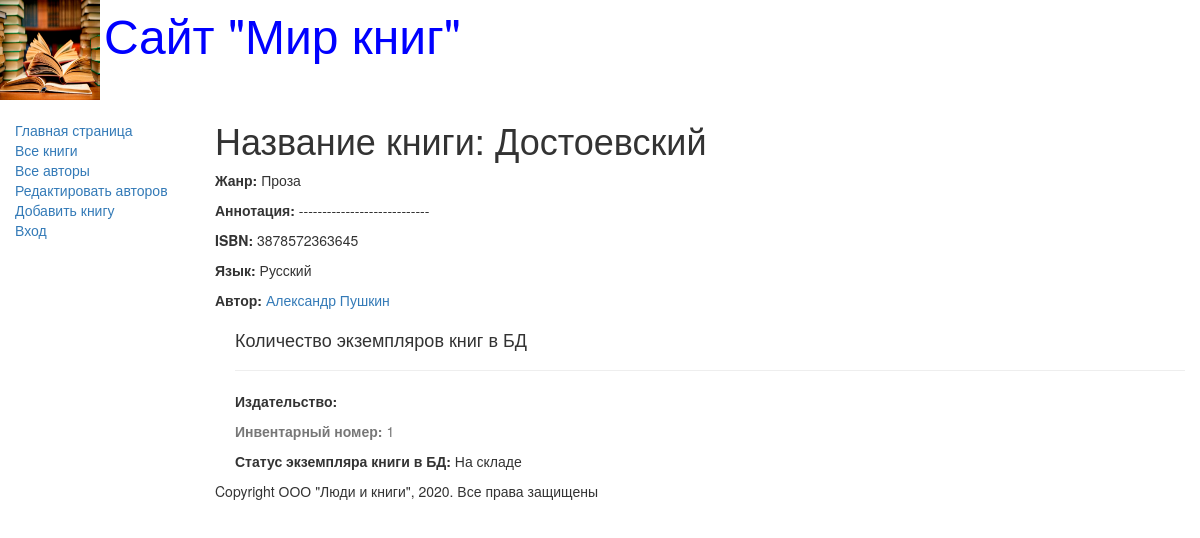
Screenshot of /book/1 with the database file from the repository.
### catalog/models.py (models this page shows, shortened)
class Book(models.Model):
    title = models.CharField(max_length=200,
        help_text="Введите название книги",
        verbose_name="Название книги")
    genre = models.ForeignKey('Genre', on_delete=models.CASCADE,
        help_text=" Выберите жанр для книги",
        verbose_name="Жанр книги", null=True)
    language = models.ForeignKey('Language',
        on_delete=models.CASCADE,
        help_text="Выберите язык книги",
        verbose_name="Язык книги", null=True)
    publisher = models.ForeignKey('Publisher',
        on_delete=models.CASCADE,
        help_text="Выберите издательство",
        verbose_name="Издательство", null=True)
    year = models.CharField(max_length=4,
        help_text="Введите год издания",
        verbose_name="Год издания")
    author = models.ManyToManyField('Author',
        help_text="Выберите автора книги",
        verbose_name="Автор книги")
    summary = models.TextField(max_length=1000,
        help_text="Введите краткое описание книги",
        verbose_name="Аннотация книги")
    isbn = models.CharField(max_length=13,
        help_text="Должно содержать 13 символов",
        verbose_name="ISBN книги")
    price = models.DecimalField(decimal_places=2, max_digits=7,
        help_text="Введите цену книги",
        verbose_name="Цена (руб.)")
    photo = models.ImageField(upload_to='images',
        help_text="Введите изображение обложки",
        verbose_name="Изображение обложки")
    def display_author(self):
        return ', '.join([author.last_name for author in self.author.all()])
    display_author.short_description = 'Авторы'

class Genre(models.Model):
    name = models.CharField(max_length=200,
        help_text=" Введите жанр книги", verbose_name="Жанр книги")
    def __str__(self):
        return self.name

class Language(models.Model):
    name = models.CharField(max_length=20,
        help_text=" Введите язык книги", verbose_name="Язык книги")
    def __str__(self):
        return self.name

class Author(models.Model):
    first_name = models.CharField(max_length=100, help_text="Введите имя автора",
        verbose_name="Имя автора")
    last_name = models.CharField(max_length=100, help_text="Введите фамилию автора",
        verbose_name="Фамилия автора")
    date_of_birth = models.DateField(help_text="Введите дату рождения", verbose_name="Дата рождения",
        null=True, blank=True)
    date_of_death = models.DateField(help_text="Введите дату смерти", verbose_name="Дата смерти",
        null=True, blank=True)

class BookInstance(models.Model):
    book = models.ForeignKey('Book',
        on_delete=models.CASCADE, null=True)
    inv_nom = models.CharField(
        max_length=20,
        null=True,
        help_text="Введите инвентарный номер экземпляра",
        verbose_name="Инвентарный номер")
    status = models.ForeignKey('Status',
                               on_delete=models.CASCADE,
                                null=True,
                                help_text='Изменить состояние экземпляра',
                                verbose_name="Статус экземпляра книги")
    due_back = models.DateField(null=True,
                                blank=True,
                                help_text="Введите конец срока статуса",
                                verbose_name="Дата окончания статуса")
    class Meta:
       ordering = ["due_back"]
    def __str__(self):
        return '%s %s %s' % (self.inv_nom, self.book, self.status)

class Status(models.Model):
    name = models.CharField(max_length=20,
        help_text="Введите статус экземпляра книги",
        verbose_name="Статус экземпляра книги")
    def __str__(self):
        return self.name

### catalog/views.py (the view)
# urls.py: re_path(r'^book/(?P<pk>\d+)$', views.BookDetailView.as_view(), name='book-detail'),
class BookDetailView(generic.DetailView):
    model = Book

### catalog/templates/catalog/book_detail.html (shortened to what this page needs)
{% extends "base_generic.html" %}
{% block content %}
<h1>Название книги: {{ book.title }}</h1>
<p><strong>Жанр:</strong> {{ book.genre }}</p>
<p><strong>Аннотация:</strong> {{ book.summary }}</p>
<p><strong>ISBN:</strong> {{ book.isbn }}</p>
<p><strong>Язык:</strong> {{ book.language }}</p>
    {% for author in book.author.all %}
        <p><strong>Автор:</strong>
            <a href="">{{ author.first_name }}
                {{author.last_name}}</a></p>
    {% endfor %}
<div style="margin-left:20px;margin-top:20px">
    <h4>Количество экземпляров книг в БД</h4>
    {% for copy in book.bookinstance_set.all %}
    <hr><p class="{% if copy.status == 1 %} text-success {% elif copy.status == 2 %} text-danger {% else %} text-warning {% endif %}"> {{ copy.get_status_display }}</p>
        <p><strong>Издательство:</strong> {{copy.imprint}}</p>
        <p class="text-muted"><strong>Инвентарный номер:</strong> {{copy.id}}</p>
        <p><strong>Статус экземпляра книги в БД:</strong> {{copy.status}}</p>
{% endfor %}
</div>
{% endblock %}

### rows the page displays
Book: title "Достоевский", genre "Проза", summary "----------------------------", isbn "3878572363645", language "Русский"
Author: first_name "Александр", last_name "Пушкин"
BookInstance: id "1", status "На складе"
